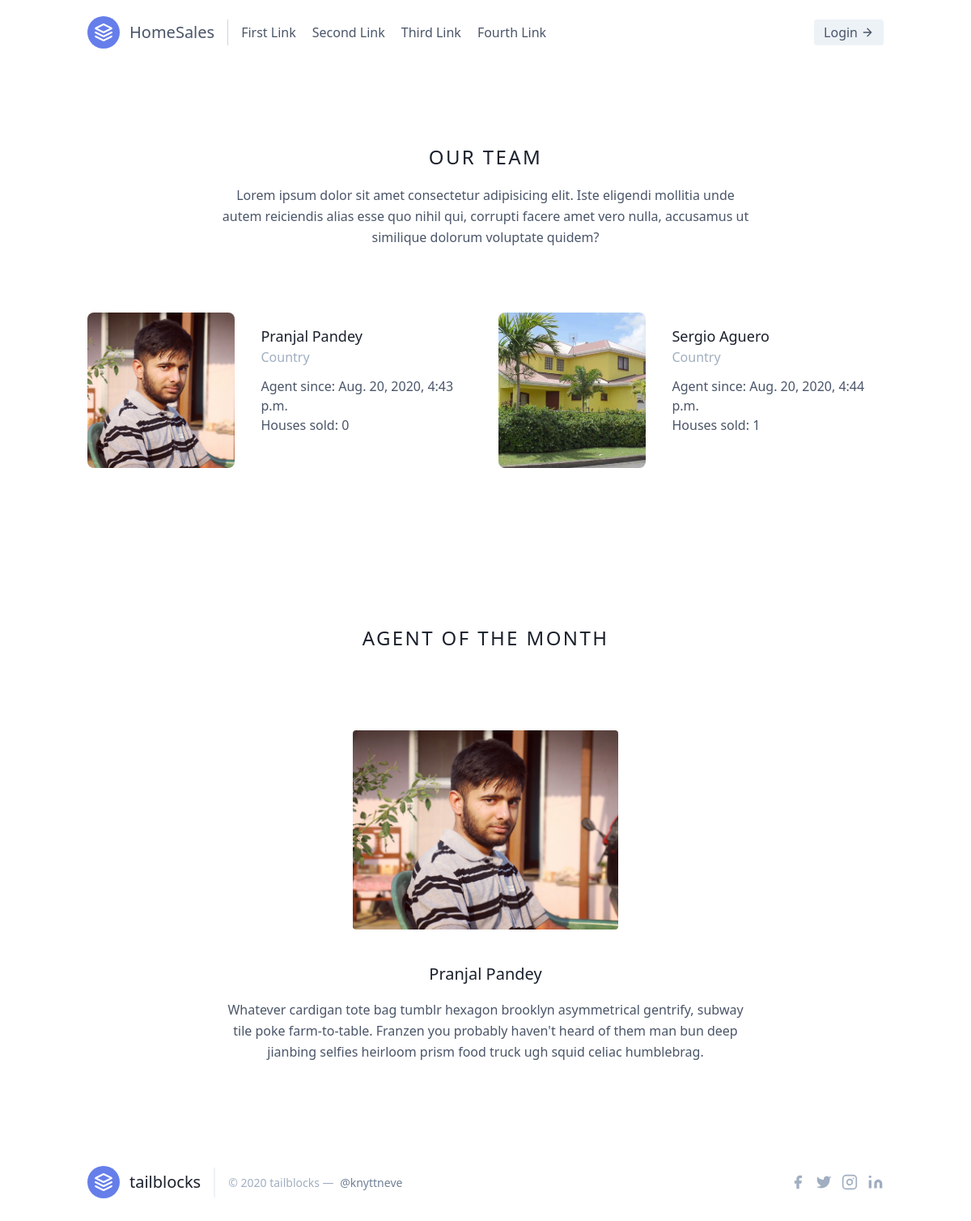
/agents/, run on the app's committed database.
### sales/models.py (models this page shows, shortened)
class Agent(models.Model):
    fname = models.CharField(max_length = 100, default='')
    lname = models.CharField(max_length = 100, default='')
    joined_date = models.DateTimeField(auto_now_add=True)
    image = models.ImageField(upload_to = "gallery", blank =True)
    house_sold = models.IntegerField(default=0)
    is_mvp = models.BooleanField(default=False)

### sales/views.py (the view)
# urls.py: path('agents/', views.agents, name='agents'),
def agents(request):
    agents = Agent.objects.all()
    mvp = Agent.objects.filter(is_mvp=True)
    return render(request, 'sales/agents.html',{
        'agents': agents,
        'mvp' : mvp
    })

### sales/templates/sales/agents.html
{% extends 'sales/base.html' %}
{% load static %}
{% block content %}
<section class="text-gray-700 body-font">
    <div class="container px-5 py-24 mx-auto">
      <div class="flex flex-col text-center w-full mb-20">
        <h1 class="text-2xl font-medium title-font mb-4 text-gray-900 tracking-widest">OUR TEAM</h1>
        <p class="lg:w-2/3 mx-auto leading-relaxed text-base">Lorem ipsum dolor sit amet consectetur adipisicing elit. Iste eligendi mollitia unde autem reiciendis alias esse quo nihil qui, corrupti facere amet vero nulla, accusamus ut similique dolorum voluptate quidem?</p>
      </div>
      <div class="flex flex-wrap -m-4">
          {% for agent in agents %}
        <div class="p-4 lg:w-1/2">
          <div class="h-full flex sm:flex-row flex-col items-center sm:justify-start justify-center text-center sm:text-left">
            <a href="{% url 'individual-agent' agent.id %}"><img alt="team" class="flex-shrink-0 rounded-lg w-48 h-48 object-cover object-center sm:mb-0 mb-4" src="{{agent.image.url}}"></a>
            <div class="flex-grow sm:pl-8">
              <h2 class="title-font font-medium text-lg text-gray-900">{{agent.fname}} {{agent.lname}}</h2>
              <h3 class="text-gray-500 mb-3">Country</h3>
              <p class="">Agent since: {{agent.joined_date}}</p>
              <p class="">Houses sold: {{agent.house_sold}}</p>
              <span class="inline-flex">
                <a class="text-gray-500">
                  <svg fill="none" stroke-linecap="round" stroke-linejoin="round" stroke-width="2" class="w-5 h-5" viewBox="0 0 24 24">
                    <path d="M18 2h-3a5 5 0 00-5 5v3H7v4h3v8h4v-8h3l1-4h-4V7a1 1 0 011-1h3z"></path>
                  </svg>
                </a>
                <a class="ml-2 text-gray-500">
                  <svg fill="none" stroke-linecap="round" stroke-linejoin="round" stroke-width="2" class="w-5 h-5" viewBox="0 0 24 24">
                    <path d="M23 3a10.9 10.9 0 01-3.14 1.53 4.48 4.48 0 00-7.86 3v1A10.66 10.66 0 013 4s-4 9 5 13a11.64 11.64 0 01-7 2c9 5 20 0 20-11.5a4.5 4.5 0 00-.08-.83A7.72 7.72 0 0023 3z"></path>
                  </svg>
                </a>
                <a class="ml-2 text-gray-500">
                  <svg fill="none" stroke-linecap="round" stroke-linejoin="round" stroke-width="2" class="w-5 h-5" viewBox="0 0 24 24">
                    <path d="M21 11.5a8.38 8.38 0 01-.9 3.8 8.5 8.5 0 01-7.6 4.7 8.38 8.38 0 01-3.8-.9L3 21l1.9-5.7a8.38 8.38 0 01-.9-3.8 8.5 8.5 0 014.7-7.6 8.38 8.38 0 013.8-.9h.5a8.48 8.48 0 018 8v.5z"></path>
                  </svg>
                </a>
              </span>
            </div>
          </div>
        </div>
        {% endfor %}
      </div>
    </div>
  </section>
  <section class="text-gray-700 body-font">
    <div class="container px-5 py-24 mx-auto flex flex-wrap flex-col">
        <div class="flex flex-col text-center w-full mb-20">
            <h1 class="text-2xl font-medium title-font mb-4 text-gray-900 tracking-widest">AGENT OF THE MONTH</h1>
          </div>
          {% for agent in mvp %}
     <a href="{% url 'individual-agent' agent.id %}"><img class="xl:w-1/4 lg:w-1/3 md:w-1/2 w-2/3 block mx-auto mb-10 object-cover object-center rounded" alt="hero" src="{{agent.image.url}}"></a>
      <div class="flex flex-col text-center w-full">
        <h1 class="text-xl font-medium title-font mb-4 text-gray-900">{{agent.fname}} {{agent.lname}}</h1>
        <p class="lg:w-2/3 mx-auto leading-relaxed text-base">Whatever cardigan tote bag tumblr hexagon brooklyn asymmetrical gentrify, subway tile poke farm-to-table. Franzen you probably haven't heard of them man bun deep jianbing selfies heirloom prism food truck ugh squid celiac humblebrag.</p>
      </div>
      {% endfor %}
    </div>
  </section>
{% endblock %}

### data on the page
Agent: image (placeholder picture), fname "Pranjal", lname "Pandey", joined_date "Aug. 20, 2020, 4:43 p.m.", house_sold "0"
Agent: image (picture), fname "Sergio", lname "Aguero", joined_date "Aug. 20, 2020, 4:44 p.m.", house_sold "1"
